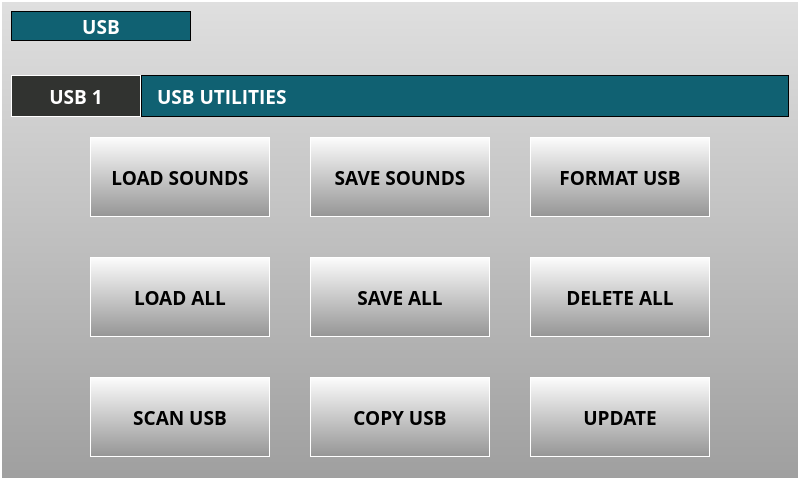
<?xml version="1.0" encoding="UTF-8"?>
<ui version="4.0">
 <class>USBForm</class>
 <widget class="QWidget" name="USBForm">
  <property name="geometry">
   <rect>
    <x>0</x>
    <y>0</y>
    <width>800</width>
    <height>480</height>
   </rect>
  </property>
  <property name="sizePolicy">
   <sizepolicy hsizetype="Fixed" vsizetype="Fixed">
    <horstretch>0</horstretch>
    <verstretch>0</verstretch>
   </sizepolicy>
  </property>
  <property name="minimumSize">
   <size>
    <width>800</width>
    <height>480</height>
   </size>
  </property>
  <property name="maximumSize">
   <size>
    <width>800</width>
    <height>480</height>
   </size>
  </property>
  <property name="windowTitle">
   <string>Form</string>
  </property>
  <property name="styleSheet">
   <string notr="true">QWidget{
    font-family : &quot;Open Sans&quot;;
    font-weight : 550;
    font-size:14pt;
}

#mainFrame{
    background-color : qlineargradient(spread:reflect, x1:0, y1:0.006, x2:0, y2:1, stop:0 rgba(223, 223, 223, 255), stop:1 rgba(159, 159, 159, 255));
border: 2px solid white;
}

QPushButton, #pbSave, #pbCancel, #pbSelect{
background-color:qlineargradient(spread:pad, x1:0, y1:0, x2:0, y2:1, stop:0 rgba(253, 253, 253, 255), stop:1 rgba(149, 149, 149, 255));
border: 1px solid white;
color: black;
}

QPushButton{
background-color:qlineargradient(spread:pad, x1:0, y1:0, x2:0, y2:1, stop:0 rgba(253, 253, 253, 255), stop:1 rgba(149, 149, 149, 255));
border: 1px solid white;
color: black;
}

QPushButton:focus{ background-color: rgb(239, 159, 31);}

QPushButton:focus:selected{ background-color: rgb(239, 159, 31);}


#lbWidgetTitle{
    border: 1px solid black;
    background-color:rgb(16, 97, 114);
    color: white;
}

#lbCategoryName{
    border: 1px solid black;
    background-color:rgb(16, 97, 114);
    color: white;
    padding-left: 10px;
}

#lbCategory{
    border: 1px solid white;
    background-color:rgb(49, 51, 48);
    color: white;
}
</string>
  </property>
  <layout class="QGridLayout" name="gridLayout">
   <property name="leftMargin">
    <number>0</number>
   </property>
   <property name="topMargin">
    <number>0</number>
   </property>
   <property name="rightMargin">
    <number>0</number>
   </property>
   <property name="bottomMargin">
    <number>0</number>
   </property>
   <property name="spacing">
    <number>0</number>
   </property>
   <item row="0" column="0">
    <widget class="QFrame" name="mainFrame">
     <property name="sizePolicy">
      <sizepolicy hsizetype="Expanding" vsizetype="Expanding">
       <horstretch>0</horstretch>
       <verstretch>0</verstretch>
      </sizepolicy>
     </property>
     <property name="minimumSize">
      <size>
       <width>800</width>
       <height>480</height>
      </size>
     </property>
     <property name="maximumSize">
      <size>
       <width>800</width>
       <height>480</height>
      </size>
     </property>
     <property name="font">
      <font>
       <family>Open Sans</family>
       <pointsize>14</pointsize>
       <weight>68</weight>
       <bold>true</bold>
      </font>
     </property>
     <property name="styleSheet">
      <string notr="true">
</string>
     </property>
     <property name="frameShape">
      <enum>QFrame::StyledPanel</enum>
     </property>
     <property name="frameShadow">
      <enum>QFrame::Raised</enum>
     </property>
     <layout class="QGridLayout" name="gridLayout_4">
      <property name="bottomMargin">
       <number>6</number>
      </property>
      <property name="horizontalSpacing">
       <number>0</number>
      </property>
      <property name="verticalSpacing">
       <number>6</number>
      </property>
      <item row="1" column="0">
       <layout class="QGridLayout" name="gridLayout_3">
        <property name="spacing">
         <number>0</number>
        </property>
        <item row="0" column="0">
         <widget class="QLabel" name="lbCategory">
          <property name="sizePolicy">
           <sizepolicy hsizetype="Fixed" vsizetype="Fixed">
            <horstretch>0</horstretch>
            <verstretch>0</verstretch>
           </sizepolicy>
          </property>
          <property name="minimumSize">
           <size>
            <width>130</width>
            <height>42</height>
           </size>
          </property>
          <property name="maximumSize">
           <size>
            <width>130</width>
            <height>42</height>
           </size>
          </property>
          <property name="font">
           <font>
            <family>Open Sans</family>
            <pointsize>14</pointsize>
            <weight>68</weight>
            <bold>true</bold>
           </font>
          </property>
          <property name="styleSheet">
           <string notr="true"/>
          </property>
          <property name="text">
           <string>USB 1</string>
          </property>
          <property name="alignment">
           <set>Qt::AlignCenter</set>
          </property>
         </widget>
        </item>
        <item row="0" column="1">
         <widget class="QLabel" name="lbCategoryName">
          <property name="sizePolicy">
           <sizepolicy hsizetype="Expanding" vsizetype="Fixed">
            <horstretch>0</horstretch>
            <verstretch>0</verstretch>
           </sizepolicy>
          </property>
          <property name="minimumSize">
           <size>
            <width>0</width>
            <height>42</height>
           </size>
          </property>
          <property name="maximumSize">
           <size>
            <width>16777215</width>
            <height>42</height>
           </size>
          </property>
          <property name="font">
           <font>
            <family>Open Sans</family>
            <pointsize>14</pointsize>
            <weight>68</weight>
            <bold>true</bold>
           </font>
          </property>
          <property name="styleSheet">
           <string notr="true"/>
          </property>
          <property name="text">
           <string>USB UTILITIES</string>
          </property>
         </widget>
        </item>
       </layout>
      </item>
      <item row="0" column="0">
       <widget class="QFrame" name="frameTop">
        <property name="sizePolicy">
         <sizepolicy hsizetype="Expanding" vsizetype="Fixed">
          <horstretch>0</horstretch>
          <verstretch>0</verstretch>
         </sizepolicy>
        </property>
        <property name="minimumSize">
         <size>
          <width>0</width>
          <height>58</height>
         </size>
        </property>
        <property name="maximumSize">
         <size>
          <width>16777215</width>
          <height>58</height>
         </size>
        </property>
        <property name="styleSheet">
         <string notr="true"/>
        </property>
        <layout class="QGridLayout" name="gridLayout_7">
         <property name="leftMargin">
          <number>0</number>
         </property>
         <property name="topMargin">
          <number>0</number>
         </property>
         <property name="rightMargin">
          <number>0</number>
         </property>
         <property name="bottomMargin">
          <number>0</number>
         </property>
         <property name="horizontalSpacing">
          <number>8</number>
         </property>
         <property name="verticalSpacing">
          <number>0</number>
         </property>
         <item row="0" column="1">
          <spacer name="horizontalSpacer_12">
           <property name="orientation">
            <enum>Qt::Horizontal</enum>
           </property>
           <property name="sizeHint" stdset="0">
            <size>
             <width>40</width>
             <height>20</height>
            </size>
           </property>
          </spacer>
         </item>
         <item row="0" column="0">
          <layout class="QVBoxLayout" name="verticalLayout">
           <item>
            <widget class="QLabel" name="lbWidgetTitle">
             <property name="minimumSize">
              <size>
               <width>180</width>
               <height>30</height>
              </size>
             </property>
             <property name="maximumSize">
              <size>
               <width>180</width>
               <height>30</height>
              </size>
             </property>
             <property name="font">
              <font>
               <family>Open Sans</family>
               <pointsize>14</pointsize>
               <weight>68</weight>
               <bold>true</bold>
              </font>
             </property>
             <property name="styleSheet">
              <string notr="true"/>
             </property>
             <property name="text">
              <string>USB</string>
             </property>
             <property name="alignment">
              <set>Qt::AlignCenter</set>
             </property>
            </widget>
           </item>
           <item>
            <spacer name="verticalSpacer_3">
             <property name="orientation">
              <enum>Qt::Vertical</enum>
             </property>
             <property name="sizeHint" stdset="0">
              <size>
               <width>20</width>
               <height>40</height>
              </size>
             </property>
            </spacer>
           </item>
          </layout>
         </item>
        </layout>
       </widget>
      </item>
      <item row="2" column="0">
       <layout class="QGridLayout" name="gridLayout_2">
        <property name="sizeConstraint">
         <enum>QLayout::SetFixedSize</enum>
        </property>
        <property name="spacing">
         <number>0</number>
        </property>
        <item row="4" column="1">
         <widget class="QPushButton" name="pbLoadAll">
          <property name="sizePolicy">
           <sizepolicy hsizetype="Fixed" vsizetype="Fixed">
            <horstretch>0</horstretch>
            <verstretch>0</verstretch>
           </sizepolicy>
          </property>
          <property name="minimumSize">
           <size>
            <width>180</width>
            <height>80</height>
           </size>
          </property>
          <property name="maximumSize">
           <size>
            <width>180</width>
            <height>80</height>
           </size>
          </property>
          <property name="font">
           <font>
            <family>Open Sans</family>
            <pointsize>14</pointsize>
            <weight>68</weight>
            <bold>true</bold>
           </font>
          </property>
          <property name="styleSheet">
           <string notr="true"/>
          </property>
          <property name="text">
           <string>LOAD ALL</string>
          </property>
         </widget>
        </item>
        <item row="4" column="5">
         <widget class="QPushButton" name="pbDeleteALL">
          <property name="sizePolicy">
           <sizepolicy hsizetype="Fixed" vsizetype="Fixed">
            <horstretch>0</horstretch>
            <verstretch>0</verstretch>
           </sizepolicy>
          </property>
          <property name="minimumSize">
           <size>
            <width>180</width>
            <height>80</height>
           </size>
          </property>
          <property name="maximumSize">
           <size>
            <width>180</width>
            <height>80</height>
           </size>
          </property>
          <property name="font">
           <font>
            <family>Open Sans</family>
            <pointsize>14</pointsize>
            <weight>68</weight>
            <bold>true</bold>
           </font>
          </property>
          <property name="styleSheet">
           <string notr="true"/>
          </property>
          <property name="text">
           <string>DELETE ALL</string>
          </property>
         </widget>
        </item>
        <item row="7" column="5">
         <widget class="QPushButton" name="pbUpdate">
          <property name="sizePolicy">
           <sizepolicy hsizetype="Fixed" vsizetype="Fixed">
            <horstretch>0</horstretch>
            <verstretch>0</verstretch>
           </sizepolicy>
          </property>
          <property name="minimumSize">
           <size>
            <width>180</width>
            <height>80</height>
           </size>
          </property>
          <property name="maximumSize">
           <size>
            <width>180</width>
            <height>80</height>
           </size>
          </property>
          <property name="font">
           <font>
            <family>Open Sans</family>
            <pointsize>14</pointsize>
            <weight>68</weight>
            <bold>true</bold>
           </font>
          </property>
          <property name="styleSheet">
           <string notr="true"/>
          </property>
          <property name="text">
           <string>UPDATE</string>
          </property>
         </widget>
        </item>
        <item row="1" column="5">
         <widget class="QPushButton" name="pbFormat">
          <property name="sizePolicy">
           <sizepolicy hsizetype="Fixed" vsizetype="Fixed">
            <horstretch>0</horstretch>
            <verstretch>0</verstretch>
           </sizepolicy>
          </property>
          <property name="minimumSize">
           <size>
            <width>180</width>
            <height>80</height>
           </size>
          </property>
          <property name="maximumSize">
           <size>
            <width>180</width>
            <height>80</height>
           </size>
          </property>
          <property name="font">
           <font>
            <family>Open Sans</family>
            <pointsize>14</pointsize>
            <weight>68</weight>
            <bold>true</bold>
           </font>
          </property>
          <property name="styleSheet">
           <string notr="true"/>
          </property>
          <property name="text">
           <string>FORMAT USB</string>
          </property>
         </widget>
        </item>
        <item row="1" column="1">
         <widget class="QPushButton" name="pbLoad">
          <property name="sizePolicy">
           <sizepolicy hsizetype="Fixed" vsizetype="Fixed">
            <horstretch>0</horstretch>
            <verstretch>0</verstretch>
           </sizepolicy>
          </property>
          <property name="minimumSize">
           <size>
            <width>180</width>
            <height>80</height>
           </size>
          </property>
          <property name="maximumSize">
           <size>
            <width>180</width>
            <height>80</height>
           </size>
          </property>
          <property name="font">
           <font>
            <family>Open Sans</family>
            <pointsize>14</pointsize>
            <weight>68</weight>
            <bold>true</bold>
           </font>
          </property>
          <property name="styleSheet">
           <string notr="true"/>
          </property>
          <property name="text">
           <string>LOAD SOUNDS</string>
          </property>
         </widget>
        </item>
        <item row="4" column="0">
         <spacer name="horizontalSpacer_3">
          <property name="orientation">
           <enum>Qt::Horizontal</enum>
          </property>
          <property name="sizeType">
           <enum>QSizePolicy::Expanding</enum>
          </property>
          <property name="sizeHint" stdset="0">
           <size>
            <width>40</width>
            <height>20</height>
           </size>
          </property>
         </spacer>
        </item>
        <item row="4" column="6">
         <spacer name="horizontalSpacer_4">
          <property name="orientation">
           <enum>Qt::Horizontal</enum>
          </property>
          <property name="sizeType">
           <enum>QSizePolicy::Expanding</enum>
          </property>
          <property name="sizeHint" stdset="0">
           <size>
            <width>40</width>
            <height>20</height>
           </size>
          </property>
         </spacer>
        </item>
        <item row="0" column="3">
         <spacer name="verticalSpacer_5">
          <property name="orientation">
           <enum>Qt::Vertical</enum>
          </property>
          <property name="sizeHint" stdset="0">
           <size>
            <width>20</width>
            <height>40</height>
           </size>
          </property>
         </spacer>
        </item>
        <item row="7" column="1">
         <widget class="QPushButton" name="pbScan">
          <property name="sizePolicy">
           <sizepolicy hsizetype="Fixed" vsizetype="Fixed">
            <horstretch>0</horstretch>
            <verstretch>0</verstretch>
           </sizepolicy>
          </property>
          <property name="minimumSize">
           <size>
            <width>180</width>
            <height>80</height>
           </size>
          </property>
          <property name="maximumSize">
           <size>
            <width>180</width>
            <height>80</height>
           </size>
          </property>
          <property name="font">
           <font>
            <family>Open Sans</family>
            <pointsize>14</pointsize>
            <weight>68</weight>
            <bold>true</bold>
           </font>
          </property>
          <property name="styleSheet">
           <string notr="true"/>
          </property>
          <property name="text">
           <string>SCAN USB</string>
          </property>
         </widget>
        </item>
        <item row="2" column="3">
         <spacer name="verticalSpacer">
          <property name="orientation">
           <enum>Qt::Vertical</enum>
          </property>
          <property name="sizeType">
           <enum>QSizePolicy::Fixed</enum>
          </property>
          <property name="sizeHint" stdset="0">
           <size>
            <width>40</width>
            <height>40</height>
           </size>
          </property>
         </spacer>
        </item>
        <item row="1" column="3">
         <widget class="QPushButton" name="pbSave">
          <property name="sizePolicy">
           <sizepolicy hsizetype="Fixed" vsizetype="Fixed">
            <horstretch>0</horstretch>
            <verstretch>0</verstretch>
           </sizepolicy>
          </property>
          <property name="minimumSize">
           <size>
            <width>180</width>
            <height>80</height>
           </size>
          </property>
          <property name="maximumSize">
           <size>
            <width>180</width>
            <height>80</height>
           </size>
          </property>
          <property name="font">
           <font>
            <family>Open Sans</family>
            <pointsize>14</pointsize>
            <weight>68</weight>
            <bold>true</bold>
           </font>
          </property>
          <property name="styleSheet">
           <string notr="true"/>
          </property>
          <property name="text">
           <string>SAVE SOUNDS</string>
          </property>
         </widget>
        </item>
        <item row="6" column="3">
         <spacer name="verticalSpacer_2">
          <property name="orientation">
           <enum>Qt::Vertical</enum>
          </property>
          <property name="sizeType">
           <enum>QSizePolicy::Fixed</enum>
          </property>
          <property name="sizeHint" stdset="0">
           <size>
            <width>40</width>
            <height>40</height>
           </size>
          </property>
         </spacer>
        </item>
        <item row="1" column="2">
         <spacer name="horizontalSpacer">
          <property name="orientation">
           <enum>Qt::Horizontal</enum>
          </property>
          <property name="sizeType">
           <enum>QSizePolicy::Fixed</enum>
          </property>
          <property name="sizeHint" stdset="0">
           <size>
            <width>40</width>
            <height>40</height>
           </size>
          </property>
         </spacer>
        </item>
        <item row="1" column="4">
         <spacer name="horizontalSpacer_2">
          <property name="orientation">
           <enum>Qt::Horizontal</enum>
          </property>
          <property name="sizeType">
           <enum>QSizePolicy::Fixed</enum>
          </property>
          <property name="sizeHint" stdset="0">
           <size>
            <width>40</width>
            <height>40</height>
           </size>
          </property>
         </spacer>
        </item>
        <item row="7" column="3">
         <widget class="QPushButton" name="pbCopy">
          <property name="sizePolicy">
           <sizepolicy hsizetype="Fixed" vsizetype="Fixed">
            <horstretch>0</horstretch>
            <verstretch>0</verstretch>
           </sizepolicy>
          </property>
          <property name="minimumSize">
           <size>
            <width>180</width>
            <height>80</height>
           </size>
          </property>
          <property name="maximumSize">
           <size>
            <width>180</width>
            <height>80</height>
           </size>
          </property>
          <property name="font">
           <font>
            <family>Open Sans</family>
            <pointsize>14</pointsize>
            <weight>68</weight>
            <bold>true</bold>
           </font>
          </property>
          <property name="styleSheet">
           <string notr="true"/>
          </property>
          <property name="text">
           <string>COPY USB</string>
          </property>
         </widget>
        </item>
        <item row="4" column="3">
         <widget class="QPushButton" name="pbSaveAll">
          <property name="sizePolicy">
           <sizepolicy hsizetype="Fixed" vsizetype="Fixed">
            <horstretch>0</horstretch>
            <verstretch>0</verstretch>
           </sizepolicy>
          </property>
          <property name="minimumSize">
           <size>
            <width>180</width>
            <height>80</height>
           </size>
          </property>
          <property name="maximumSize">
           <size>
            <width>180</width>
            <height>80</height>
           </size>
          </property>
          <property name="font">
           <font>
            <family>Open Sans</family>
            <pointsize>14</pointsize>
            <weight>68</weight>
            <bold>true</bold>
           </font>
          </property>
          <property name="styleSheet">
           <string notr="true"/>
          </property>
          <property name="text">
           <string>SAVE ALL</string>
          </property>
         </widget>
        </item>
       </layout>
      </item>
      <item row="3" column="0">
       <spacer name="verticalSpacer_4">
        <property name="orientation">
         <enum>Qt::Vertical</enum>
        </property>
        <property name="sizeHint" stdset="0">
         <size>
          <width>20</width>
          <height>40</height>
         </size>
        </property>
       </spacer>
      </item>
     </layout>
    </widget>
   </item>
  </layout>
 </widget>
 <resources/>
 <connections/>
</ui>
